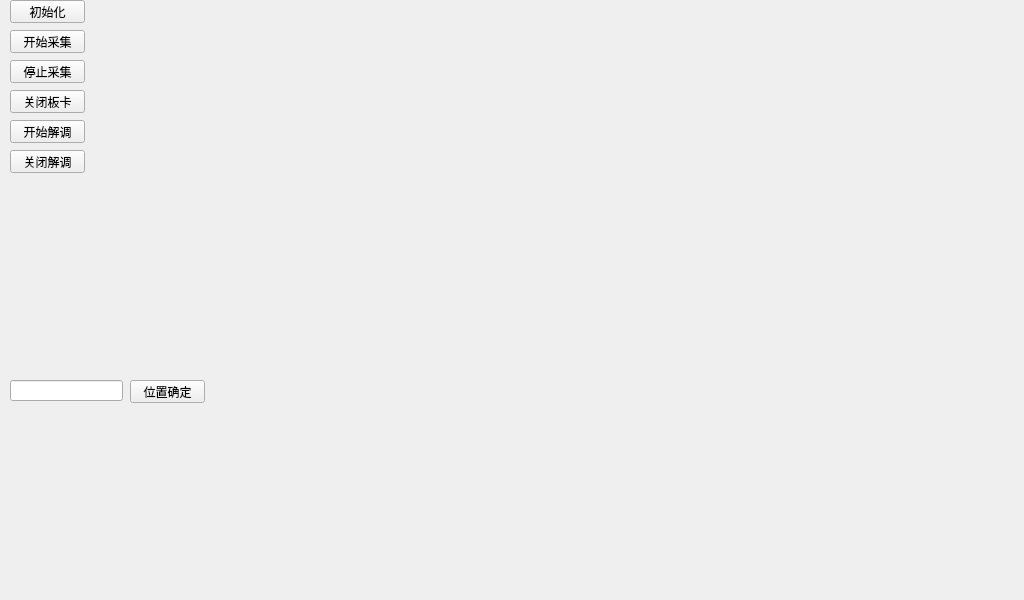
<?xml version="1.0" encoding="UTF-8"?>
<ui version="4.0">
 <class>Widget</class>
 <widget class="QWidget" name="Widget">
  <property name="geometry">
   <rect>
    <x>0</x>
    <y>0</y>
    <width>1024</width>
    <height>600</height>
   </rect>
  </property>
  <property name="windowTitle">
   <string>Widget</string>
  </property>
  <widget class="QPushButton" name="btn_ini">
   <property name="geometry">
    <rect>
     <x>10</x>
     <y>0</y>
     <width>75</width>
     <height>23</height>
    </rect>
   </property>
   <property name="text">
    <string>初始化</string>
   </property>
  </widget>
  <widget class="QPushButton" name="btn_start">
   <property name="geometry">
    <rect>
     <x>10</x>
     <y>30</y>
     <width>75</width>
     <height>23</height>
    </rect>
   </property>
   <property name="text">
    <string>开始采集</string>
   </property>
  </widget>
  <widget class="QPushButton" name="btn_stop">
   <property name="geometry">
    <rect>
     <x>10</x>
     <y>60</y>
     <width>75</width>
     <height>23</height>
    </rect>
   </property>
   <property name="text">
    <string>停止采集</string>
   </property>
  </widget>
  <widget class="QPushButton" name="btn_close">
   <property name="geometry">
    <rect>
     <x>10</x>
     <y>90</y>
     <width>75</width>
     <height>23</height>
    </rect>
   </property>
   <property name="text">
    <string>关闭板卡</string>
   </property>
  </widget>
  <widget class="QCustomPlot" name="global_plt" native="true">
   <property name="geometry">
    <rect>
     <x>109</x>
     <y>9</y>
     <width>891</width>
     <height>171</height>
    </rect>
   </property>
  </widget>
  <widget class="QCustomPlot" name="phase_plt" native="true">
   <property name="geometry">
    <rect>
     <x>120</x>
     <y>400</y>
     <width>881</width>
     <height>161</height>
    </rect>
   </property>
  </widget>
  <widget class="QCustomPlot" name="amplitude_plt" native="true">
   <property name="geometry">
    <rect>
     <x>120</x>
     <y>210</y>
     <width>881</width>
     <height>151</height>
    </rect>
   </property>
  </widget>
  <widget class="QPushButton" name="btn_IQ">
   <property name="geometry">
    <rect>
     <x>10</x>
     <y>120</y>
     <width>75</width>
     <height>23</height>
    </rect>
   </property>
   <property name="text">
    <string>开始解调</string>
   </property>
  </widget>
  <widget class="QPushButton" name="btn_IQ_close">
   <property name="geometry">
    <rect>
     <x>10</x>
     <y>150</y>
     <width>75</width>
     <height>23</height>
    </rect>
   </property>
   <property name="text">
    <string>关闭解调</string>
   </property>
  </widget>
  <widget class="QLineEdit" name="lineEdit_alarm_pos">
   <property name="geometry">
    <rect>
     <x>10</x>
     <y>380</y>
     <width>113</width>
     <height>21</height>
    </rect>
   </property>
  </widget>
  <widget class="QPushButton" name="btn_set_alarm_pos">
   <property name="geometry">
    <rect>
     <x>130</x>
     <y>380</y>
     <width>75</width>
     <height>23</height>
    </rect>
   </property>
   <property name="text">
    <string>位置确定</string>
   </property>
  </widget>
 </widget>
 <customwidgets>
  <customwidget>
   <class>QCustomPlot</class>
   <extends>QWidget</extends>
   <header location="global">qcustomplot.h</header>
   <container>1</container>
  </customwidget>
 </customwidgets>
 <resources/>
 <connections/>
</ui>
